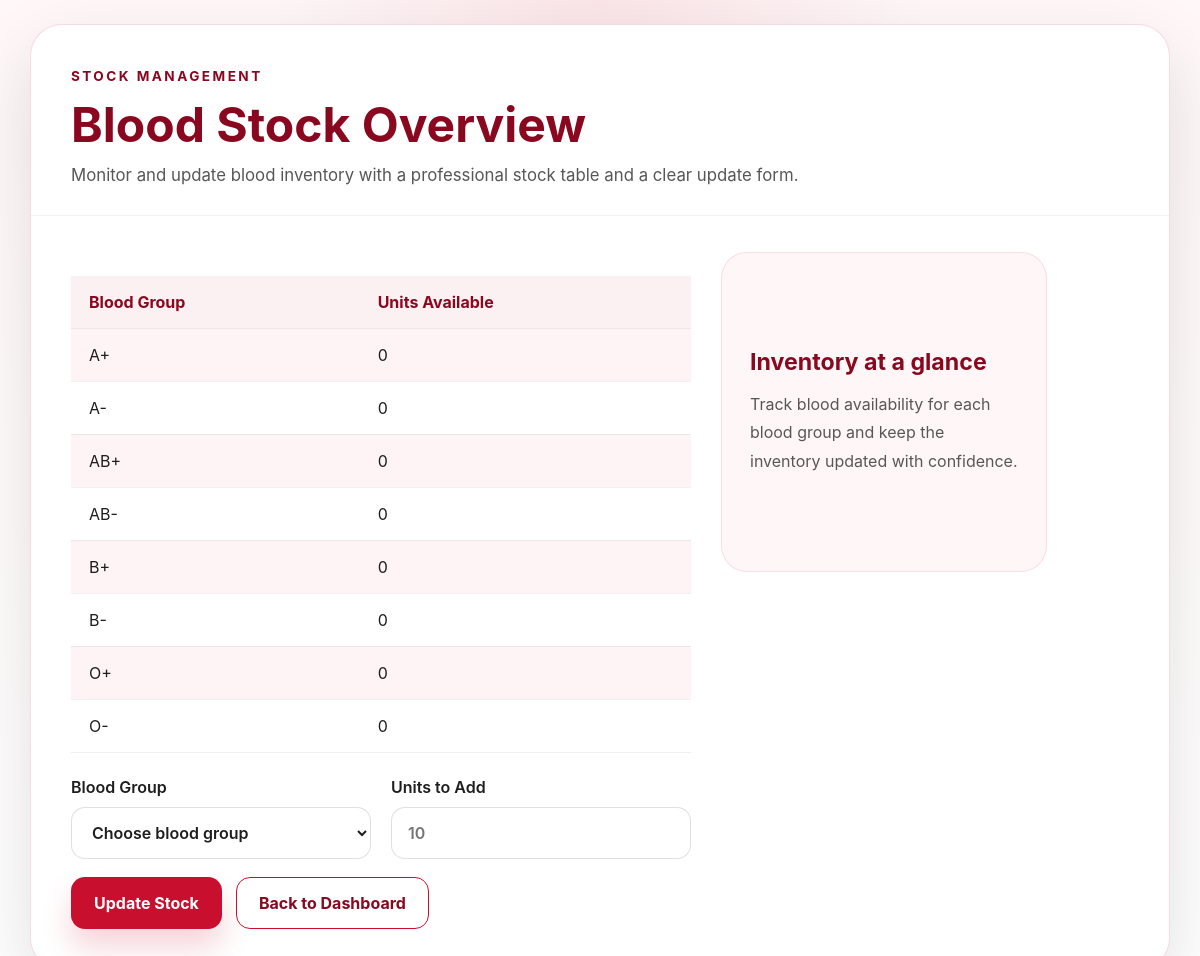
Screenshot of /admin/stock (signed in) with the database file from the repository.
### tables this page shows
CREATE TABLE blood_stock (
            id INTEGER PRIMARY KEY AUTOINCREMENT,
            blood_group TEXT UNIQUE NOT NULL,
            units INTEGER NOT NULL
        );

### app.py (the view)
    def wrapper(*args, **kwargs):
        if not session.get("admin_logged_in"):
            flash("Please log in as admin to continue.", "warning")
            return redirect(url_for("admin_login"))
        return view(*args, **kwargs)

### app.py (called while the page is built, shortened)
def get_db_connection():
    connection = sqlite3.connect(DATABASE)
    connection.row_factory = sqlite3.Row
    return connection

def admin_required(view):
    def wrapper(*args, **kwargs):
        if not session.get("admin_logged_in"):
            flash("Please log in as admin to continue.", "warning")
            return redirect(url_for("admin_login"))
        return view(*args, **kwargs)
    wrapper.__name__ = view.__name__
    return wrapper

@app.route("/admin/stock", methods=["GET", "POST"])
@admin_required
def blood_stock():
    conn = get_db_connection()
    stock = conn.execute("SELECT * FROM blood_stock ORDER BY blood_group").fetchall()
    conn.close()
    return render_template("blood_stock.html", stock=stock)

### templates/blood_stock.html (shortened to what this page needs)
<!DOCTYPE html>
<html lang="en">
<head>
  <link rel="stylesheet" href="{{ url_for('static', filename='css/style.css') }}" />
</head>
<body>
  <main class="app-shell">
    <section class="page-card">
      <div class="page-header">
        <span class="eyebrow">Stock Management</span>
        <h1>Blood Stock Overview</h1>
        <p class="lead">Monitor and update blood inventory with a professional stock table and a clear update form.</p>
      </div>
      <div class="hero-panel">
        <div>
          <div class="table-responsive">
            <table class="result-table">
              <thead>
                <tr>
                  <th>Blood Group</th>
                  <th>Units Available</th>
                </tr>
              </thead>
              <tbody>
                {% for item in stock %}
                <tr>
                  <td>{{ item.blood_group }}</td>
                  <td>{{ item.units }}</td>
                </tr>
                {% endfor %}
              </tbody>
            </table>
          </div>
          <form action="{{ url_for('blood_stock') }}" method="POST" style="margin-top: 24px;" class="donor-form">
            <div class="form-grid">
              <label>
                Blood Group
                <select name="blood_group" class="select-field" required>
                  <option value="">Choose blood group</option>
                </select>
              </label>
              <label>
                Units to Add
                <input type="number" name="units" placeholder="10" min="1" class="input-field" required />
              </label>
            </div>
            <div class="form-actions">
              <button type="submit" class="btn btn-primary">Update Stock</button>
              <a href="{{ url_for('admin_dashboard') }}" class="btn btn-secondary">Back to Dashboard</a>
            </div>
          </form>
        </div>
        <div class="hero-card">
          <div class="card-copy">
            <h2>Inventory at a glance</h2>
            <p>Track blood availability for each blood group and keep the inventory updated with confidence.</p>
          </div>
        </div>
      </div>
    </section>
  </main>
</body>
</html>

### Static/css/style.css (style rules this page uses)
:root { --primary-red: #c8102e; --primary-red-dark: #8a081f; --background-soft: #fff3f4; --background: #ffffff; --surface-soft: #fff7f7; --surface: #ffffff; --text-dark: #1e1e1e; --text-muted: #585757; --border: rgba(200, 16, 46, 0.15); --shadow: 0 25px 70px rgba(0, 0, 0, 0.12); }
* { box-sizing: border-box; }
html { scroll-behavior: smooth; }
body { margin: 0; min-height: 100%; font-family: "Inter", "Segoe UI", Tahoma, Geneva, Verdana, sans-serif; background: radial-gradient(circle at top, rgba(200, 16, 46, 0.08), transparent 28%), linear-gradient(180deg, #fff7f8 0%, #ffffff 100%); color: var(--text-dark); }
button, input, select { font: inherit; }
.app-shell { width: min(1180px, 100%); margin: 0 auto; padding: 24px 20px 40px; }
.page-card { background: var(--surface); border-radius: 32px; border: 1px solid var(--border); box-shadow: var(--shadow); overflow: hidden; }
.page-header { padding: 40px 40px 24px; border-bottom: 1px solid rgba(0, 0, 0, 0.05); }
.eyebrow { display: inline-flex; align-items: center; gap: 10px; margin-bottom: 16px; font-size: 0.85rem; font-weight: 700; letter-spacing: 0.18em; text-transform: uppercase; color: var(--primary-red-dark); }
.page-header h1 { margin: 0; font-size: clamp(2.8rem, 4vw, 3.5rem); line-height: 1.03; color: var(--primary-red-dark); }
.lead { margin-top: 12px; font-size: 1rem; color: var(--text-muted); line-height: 1.75; }
.page-header p { margin: 12px 0 0; max-width: 780px; font-size: 1.05rem; line-height: 1.75; color: var(--text-muted); }
.hero-panel { display: grid; grid-template-columns: 1.2fr 0.8fr; gap: 30px; padding: 36px 40px 40px; align-items: start; }
.hero-card, .info-card, .dashboard-card { background: var(--surface-soft); border-radius: 26px; border: 1px solid rgba(200, 16, 46, 0.1); padding: 28px; }
.hero-card { min-height: 320px; display: grid; place-items: center; }
.hero-card h2 { margin: 0 0 14px; font-size: 1.45rem; color: var(--primary-red-dark); }
.hero-card p, .info-card p, .dashboard-card p, .card-copy p { margin: 0; color: var(--text-muted); line-height: 1.8; }
.btn, .button-row a, .button-row button { display: inline-flex; justify-content: center; align-items: center; min-height: 52px; padding: 0 22px; border-radius: 14px; text-decoration: none; border: 1px solid transparent; cursor: pointer; font-weight: 700; transition: transform 0.2s ease, box-shadow 0.2s ease, background-color 0.2s ease; }
.btn-primary, .button-row a.primary, .button-row button.primary { background: var(--primary-red); color: var(--surface); box-shadow: 0 18px 30px rgba(200, 16, 46, 0.18); }
.btn-secondary, .button-row a.secondary, .button-row button.secondary { background: var(--surface); color: var(--primary-red-dark); border-color: var(--primary-red); }
.form-grid { display: grid; grid-template-columns: repeat(2, minmax(240px, 1fr)); gap: 20px; }
.form-grid label { display: grid; gap: 10px; font-weight: 600; color: var(--text-dark); }
.input-field, .select-field { width: 100%; min-height: 52px; padding: 14px 16px; border-radius: 14px; border: 1px solid rgba(0, 0, 0, 0.12); background: #ffffff; color: var(--text-dark); outline: none; }
.form-actions { display: flex; flex-wrap: wrap; gap: 14px; margin-top: 18px; }
.table-responsive { overflow-x: auto; margin-top: 24px; }
.result-table { width: 100%; border-collapse: collapse; min-width: 620px; }
.result-table th, .result-table td { padding: 16px 18px; text-align: left; border-bottom: 1px solid rgba(0, 0, 0, 0.06); }
.result-table th { background: rgba(200, 16, 46, 0.06); color: var(--primary-red-dark); font-weight: 700; }
.result-table tbody tr:nth-child(even) { background: #ffffff; }
.result-table tbody tr:nth-child(odd) { background: #fff4f5; }

### rows the page displays
blood_stock: blood_group "A+", units "0"
blood_stock: blood_group "A-", units "0"
blood_stock: blood_group "AB+", units "0"
blood_stock: blood_group "AB-", units "0"
blood_stock: blood_group "B+", units "0"
blood_stock: blood_group "B-", units "0"
blood_stock: blood_group "O+", units "0"
blood_stock: blood_group "O-", units "0"
